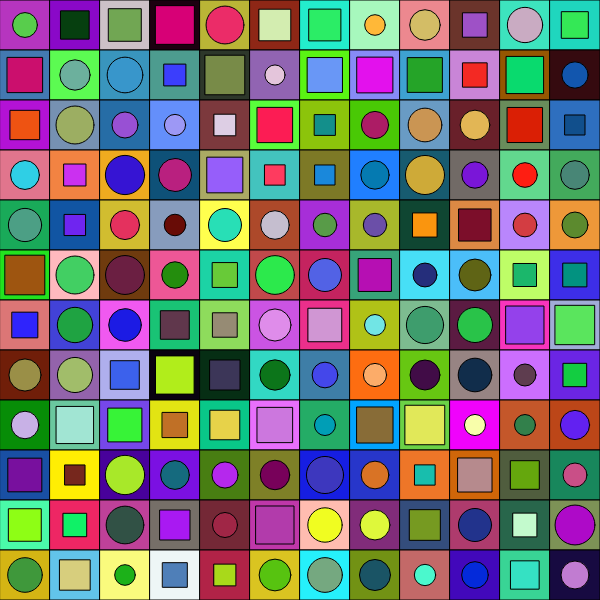
Frame 1 (no input)
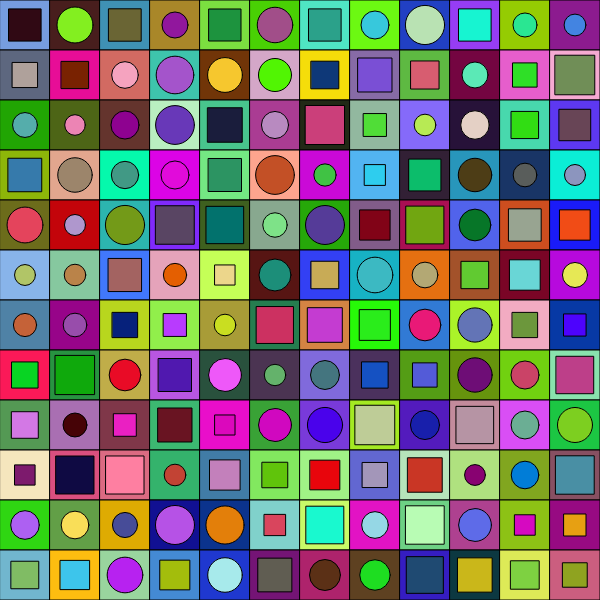
Frame 2 (the mouse pressed at the canvas centre, redrawn once)

The p5.js sketch that drew these frames (run headless with seeded random() and noise() and a simulated clock; the mouse was pressed at the canvas centre and the sketch redrawn once):

// p5.js sketch
// ── sketch.js
let cw = 600;
let ch = 600;

function setup() {
  createCanvas(cw, ch);

  noLoop();
  rectMode(CENTER);
  ellipseMode(CENTER);
}

function draw() {
  background(220);

  for (var x = 25; x < cw; x += 50) {
    for (var y = 25; y < ch; y += 50) {
      fill(random(255), random(255), random(255));
      rect(x, y, 50, 50);

      fill(random(255), random(255), random(255));
      var d = random(20, 40);

      var choice = random(100);
      if (choice < 51) {
        // draw an ellipse
        ellipse(x, y, d, d);
      } else {
        // draw a rectangle
        rect(x, y, d, d);
      }
    }
  }
}

// ── style.css
html, body {
  margin: 0;
  padding: 0;
}

body {
  display: flex;
  justify-content: center;
  align-items: center;
}

canvas {
  display: block;
  position: absolute;
  top: 50%;
  left: 50%;
  transform: translate(-50%, -50%);
}
